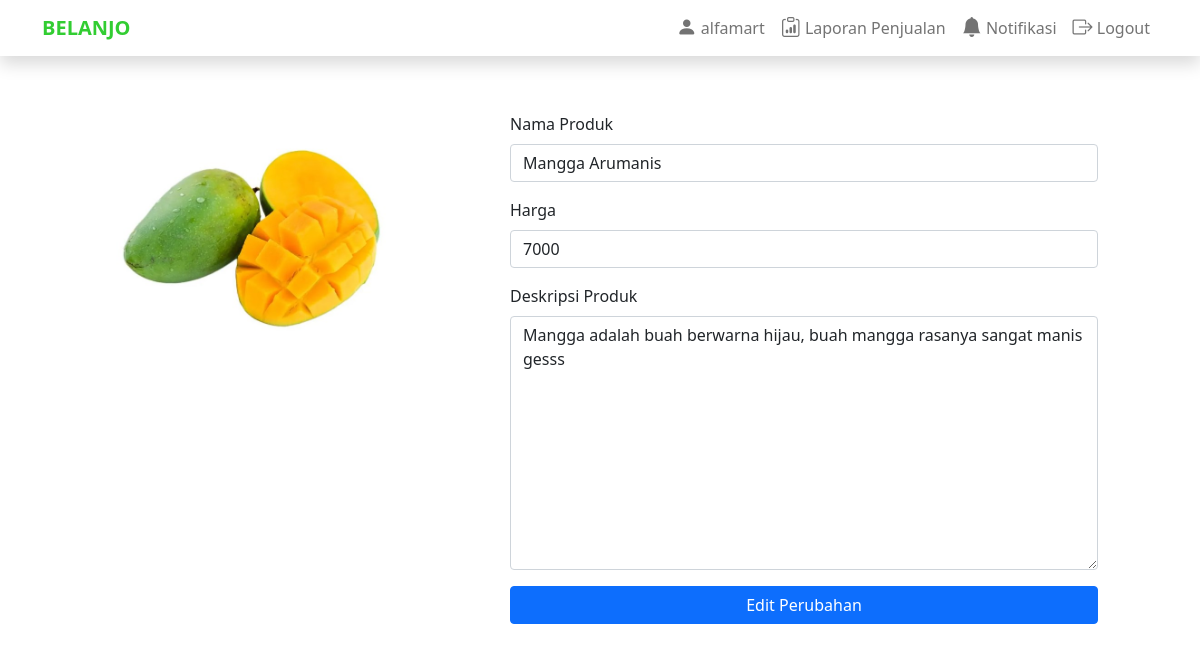
Page /public/mitra/produk/85 (signed in) on the committed database.
### tables this page shows
CREATE TABLE `produk` (
  `id_produk` int(11) NOT NULL,
  `username_mitra` varchar(50) NOT NULL,
  `nama` varchar(50) NOT NULL,
  `harga` varchar(50) NOT NULL,
  `kategori` varchar(50) NOT NULL,
  `format_foto` varchar(10) NOT NULL,
  `deskripsi` text NOT NULL
);

### app/core/Controller.php (called while the page is built, shortened)
<?php
class Controller
{
	public function view($view, $data=[])
	{
		require '../app/views/' . $view . '.php';
	}
	public function model($model)
	{
		return new $model;
	}
}

### app/controllers/Mitra.php (called while the page is built, shortened)
<?php
class Mitra extends Controller
{
	public function produk($id_produk)
	{
		$data['title'] = 'Halaman Detail Produk';
		$data['produk'] = $this->model('Produk_model')->getDetailProduk($id_produk);
		$data['jumlah_notifikasi'] = $this->model('Mitra_model')->getJumlahNotifikasi();
		$this->view('mitra/detail-produk', $data);
	}
}

### app/core/App.php (called while the page is built, shortened)
<?php
class App{
	protected $method = 'index';
	protected $params = [];
	public function __construct()
	{
		$url = $this->parseURL();
		if(!empty($url))
		{
			if(file_exists('../app/controllers/' . $url[0] . '.php'))
			{
				unset($url[0]);
			}
		}
		$this->controller = new $this->controller;
		if(isset($url[1]))
		{
			if(method_exists($this->controller, $url[1]))
			{
				$this->method = $url[1];
				unset($url[1]);
			}
		}
		if(!empty($url))
		{
			$this->params = array_values($url);
		}
		call_user_func_array([$this->controller, $this->method], $this->params);
	}
	public function parseURL()
	{
		if(isset($_GET['url']))
		{
			$url = rtrim($_GET['url'], '/');
			$url = filter_var($url, FILTER_SANITIZE_URL);
			$url = explode('/', $url);
			return $url;
		}
	}
}

### public/index.php (called while the page is built, shortened)
<?php
$app = new App;

### app/core/Database.php (called while the page is built, shortened)
<?php
class Database
{
	private $host = DB_HOST;
	private $user = DB_USER;
	private $password = DB_PASSWORD;
	private $db_name = DB_NAME;
	private $stmt;
	private $dbh;
	public function __construct()
	{
		$dsn = 'mysql:host='. $this->host .';dbname=' . $this->db_name;
		$option =
		[
			PDO::ATTR_PERSISTENT => true,
			PDO::ATTR_ERRMODE => PDO::ERRMODE_EXCEPTION
		];
		try {
			$this->dbh = new PDO($dsn, $this->user, $this->password, $option);
		} catch(PDOException $error) {
			die($error->getMessage());
		}
	}
	public function query($query)
	{
		$this->stmt = $this->dbh->prepare($query);
	}
	public function execute()
	{
		$this->stmt->execute();
	}
	public function single()
	{
		$this->execute();
		return $this->stmt->fetch(PDO::FETCH_ASSOC);
	}
}

### app/models/Produk_model.php (called while the page is built, shortened)
<?php
class Produk_model
{
	private $db;
	public function __construct()
	{
		$this->db = new Database;
	}
	public function getDetailProduk($id_produk)
	{
		$this->db->query("SELECT * FROM produk WHERE id_produk = $id_produk");
		$this->db->execute();
		return $this->db->single();
	}
}

### app/views/mitra/detail-produk.php (the view, shortened to what this page needs)
<?php
	$img_src = BASEURL . '/asset/' . $data['produk']['kategori'] . '/' . $data['produk']['nama'] . '.' . $data['produk']['format_foto'];
?>
<div class="row mt-7 justify-content-center">
	<div class="col-10 col-lg-4">
		<img src="<?= $img_src; ?>" alt="Foto Produk" style="width: 300px; margin-bottom: 20px;">
	</div>
	<div class="col-10 col-lg-6">
		<form action="<?= BASEURL ?>/mitra/editproduk/<?= $data['produk']['id_produk'] ?>" method="post" enctype="multipart/form-data">
			<div class="mb-3">
				    <label for="nama" class="form-label">Nama Produk</label>
				    <input type="text" class="form-control" id="nama" name="nama" autocomplete="off" required value="<?= $data['produk']['nama'] ?>">
			  </div>
			  <div class="mb-3">
				    <label for="harga" class="form-label">Harga</label>
				    <input type="number" class="form-control" id="harga" name="harga" required value="<?= $data['produk']['harga'] ?>">
			  </div>
			  <div class="mb-3">
				    <label for="nama" class="form-label">Deskripsi Produk</label>
				    <textarea class="form-control" name="deskripsi" id="deskripsi" cols="30" rows="10" ><?= $data['produk']['deskripsi'] ?></textarea>
			  </div>
			  <button type="submit" class="btn btn-primary container-fluid" name="login_btn" value="ok">Edit Perubahan</button>
		</form>
	</div>
</div>

### public/css/style.css (style rules this page uses)
.mt-7 { margin-top: 7rem; }

### rows in the picture
produk: kategori+nama+format_foto (picture), nama "Mangga Arumanis", harga "7000", deskripsi "Mangga adalah buah berwarna hijau, buah mangga rasanya sangat manis gesss"

### other values in the picture
$_SESSION['username'] "alfamart"
